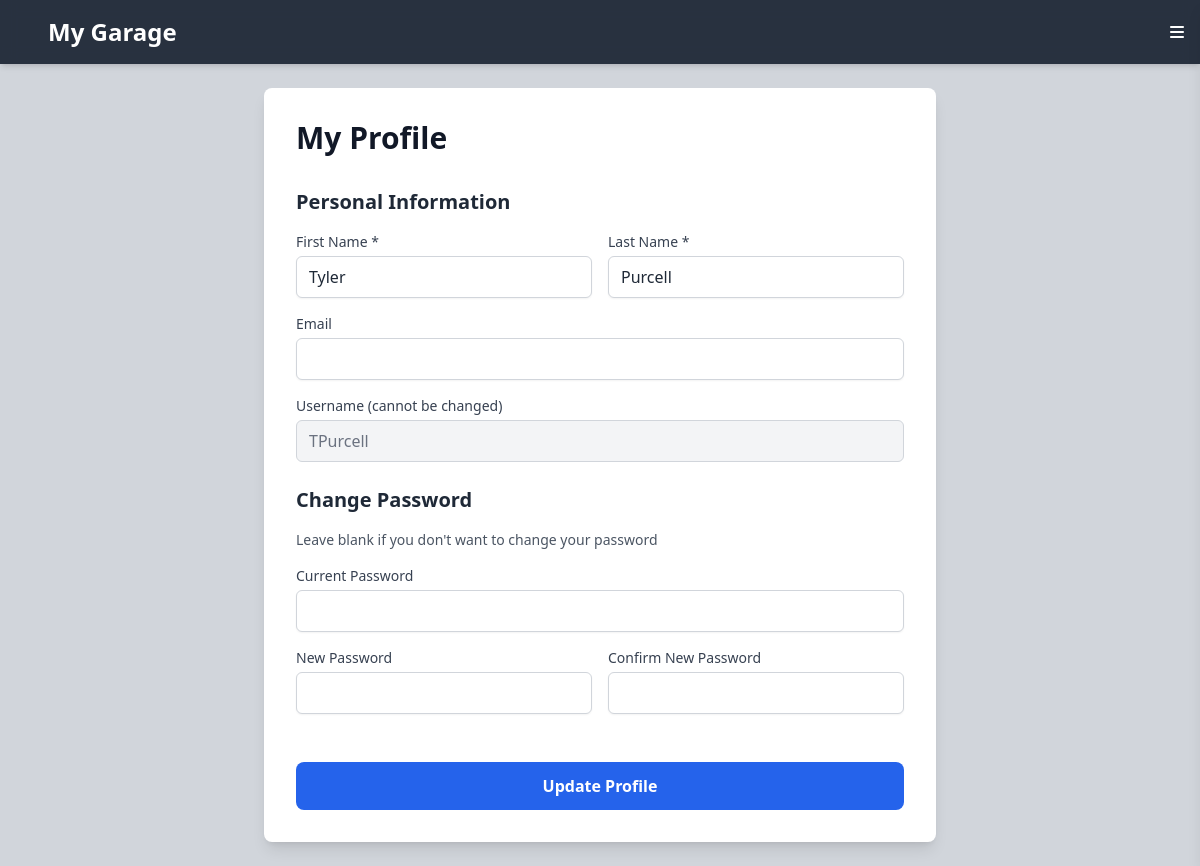
Screenshot of /profile (signed in) with the database file from the repository.
### tables this page shows
CREATE TABLE users (
                id INTEGER PRIMARY KEY AUTOINCREMENT,
                username TEXT UNIQUE NOT NULL,
                password_hash TEXT NOT NULL,
                salt TEXT NOT NULL,
                email TEXT UNIQUE,
                created_at TIMESTAMP DEFAULT CURRENT_TIMESTAMP
            , first_name TEXT, last_name TEXT);

### app.py (the view, shortened to what this page needs)
@app.route('/profile', methods=['GET', 'POST'])
@login_required
def profile():
    conn = get_db_connection()
    user = conn.execute(
        "SELECT * FROM users WHERE id = ?",
        (session['user_id'],)
    ).fetchone()
    conn.close()
    if user is None:
        abort(404)
    return render_template('profile.html', user=user)

### app.py (called while the page is built)
def get_db_connection():
    conn = sqlite3.connect('cars.db')
    conn.row_factory = sqlite3.Row
    return conn

def login_required(f):
    @wraps(f)
    def decorated_function(*args, **kwargs):
        if 'user_id' not in session:
            return redirect(url_for('login', next=request.url))
        return f(*args, **kwargs)
    return decorated_function

### templates/profile.html
{% extends "base.html" %}
{% block content %}
<div class="max-w-2xl mx-auto">
    <div class="bg-white shadow-lg rounded-lg p-8">
        <h1 class="text-3xl font-bold text-gray-900 mb-8">My Profile</h1>
        <form action="{{ url_for('profile') }}" method="POST" class="space-y-6">
            <div>
                <h2 class="text-xl font-semibold text-gray-800 mb-4">Personal Information</h2>
                <div class="grid grid-cols-1 md:grid-cols-2 gap-4">
                    <div>
                        <label for="first_name" class="block text-sm font-medium text-gray-700">First Name *</label>
                        <input type="text" id="first_name" name="first_name" value="{{ user.first_name }}" required
                            class="mt-1 block w-full px-3 py-2 border border-gray-300 rounded-md shadow-sm focus:outline-none focus:ring-blue-500 focus:border-blue-500">
                    </div>
                    <div>
                        <label for="last_name" class="block text-sm font-medium text-gray-700">Last Name *</label>
                        <input type="text" id="last_name" name="last_name" value="{{ user.last_name }}" required
                            class="mt-1 block w-full px-3 py-2 border border-gray-300 rounded-md shadow-sm focus:outline-none focus:ring-blue-500 focus:border-blue-500">
                    </div>
                </div>
                <div class="mt-4">
                    <label for="email" class="block text-sm font-medium text-gray-700">Email</label>
                    <input type="email" id="email" name="email" value="{{ user.email or '' }}"
                        class="mt-1 block w-full px-3 py-2 border border-gray-300 rounded-md shadow-sm focus:outline-none focus:ring-blue-500 focus:border-blue-500">
                </div>
                <div class="mt-4">
                    <label for="username" class="block text-sm font-medium text-gray-700">Username (cannot be changed)</label>
                    <input type="text" id="username" name="username" value="{{ user.username }}" readonly
                        class="mt-1 block w-full px-3 py-2 border border-gray-300 rounded-md bg-gray-100 text-gray-500">
                </div>
            </div>
            <div>
                <h2 class="text-xl font-semibold text-gray-800 mb-4">Change Password</h2>
                <p class="text-sm text-gray-600 mb-4">Leave blank if you don't want to change your password</p>
                <div class="space-y-4">
                    <div>
                        <label for="current_password" class="block text-sm font-medium text-gray-700">Current Password</label>
                        <input type="password" id="current_password" name="current_password"
                            class="mt-1 block w-full px-3 py-2 border border-gray-300 rounded-md shadow-sm focus:outline-none focus:ring-blue-500 focus:border-blue-500">
                    </div>
                    <div class="grid grid-cols-1 md:grid-cols-2 gap-4">
                        <div>
                            <label for="new_password" class="block text-sm font-medium text-gray-700">New Password</label>
                            <input type="password" id="new_password" name="new_password"
                                class="mt-1 block w-full px-3 py-2 border border-gray-300 rounded-md shadow-sm focus:outline-none focus:ring-blue-500 focus:border-blue-500">
                        </div>
                        <div>
                            <label for="confirm_password" class="block text-sm font-medium text-gray-700">Confirm New Password</label>
                            <input type="password" id="confirm_password" name="confirm_password"
                                class="mt-1 block w-full px-3 py-2 border border-gray-300 rounded-md shadow-sm focus:outline-none focus:ring-blue-500 focus:border-blue-500">
                        </div>
                    </div>
                </div>
            </div>
            <div class="pt-6">
                <button type="submit" class="w-full bg-blue-600 hover:bg-blue-700 text-white font-bold py-3 px-4 rounded-lg transition-colors">
                    Update Profile
                </button>
            </div>
        </form>
    </div>
</div>
{% endblock %}

### rows the page displays
users: first_name "Tyler", last_name "Purcell", username "TPurcell"
